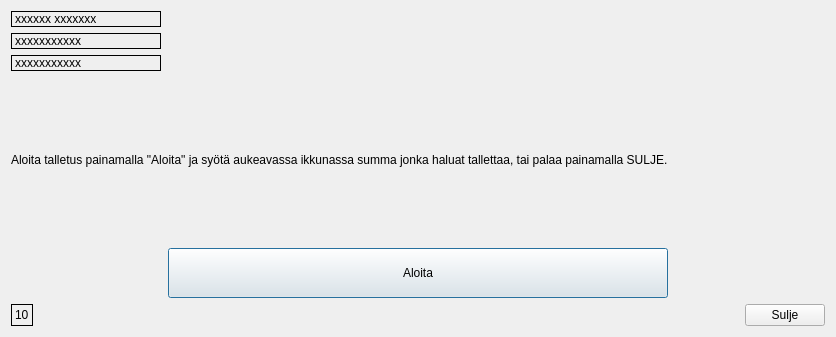
<?xml version="1.0" encoding="UTF-8"?>
<ui version="4.0">
 <class>deposit_instructions</class>
 <widget class="QDialog" name="deposit_instructions">
  <property name="geometry">
   <rect>
    <x>0</x>
    <y>0</y>
    <width>836</width>
    <height>337</height>
   </rect>
  </property>
  <property name="windowTitle">
   <string>Dialog</string>
  </property>
  <layout class="QVBoxLayout" name="verticalLayout_3" stretch="0,1,0">
   <item>
    <layout class="QVBoxLayout" name="verticalLayout_2">
     <item>
      <widget class="QLabel" name="User_name">
       <property name="maximumSize">
        <size>
         <width>150</width>
         <height>20</height>
        </size>
       </property>
       <property name="frameShape">
        <enum>QFrame::Box</enum>
       </property>
       <property name="text">
        <string>xxxxxx xxxxxxx</string>
       </property>
      </widget>
     </item>
     <item>
      <widget class="QLabel" name="Bank_account_num">
       <property name="maximumSize">
        <size>
         <width>150</width>
         <height>20</height>
        </size>
       </property>
       <property name="frameShape">
        <enum>QFrame::Box</enum>
       </property>
       <property name="text">
        <string>xxxxxxxxxxx</string>
       </property>
      </widget>
     </item>
     <item>
      <widget class="QLabel" name="Balance">
       <property name="maximumSize">
        <size>
         <width>150</width>
         <height>20</height>
        </size>
       </property>
       <property name="frameShape">
        <enum>QFrame::Box</enum>
       </property>
       <property name="text">
        <string>xxxxxxxxxxx</string>
       </property>
      </widget>
     </item>
    </layout>
   </item>
   <item>
    <layout class="QVBoxLayout" name="verticalLayout" stretch="1,1">
     <item>
      <widget class="QLabel" name="label">
       <property name="text">
        <string>Aloita talletus painamalla &quot;Aloita&quot; ja syötä aukeavassa ikkunassa summa jonka haluat tallettaa, tai palaa painamalla SULJE.</string>
       </property>
      </widget>
     </item>
     <item>
      <layout class="QHBoxLayout" name="horizontalLayout">
       <item>
        <widget class="QPushButton" name="start">
         <property name="sizePolicy">
          <sizepolicy hsizetype="Fixed" vsizetype="Fixed">
           <horstretch>0</horstretch>
           <verstretch>0</verstretch>
          </sizepolicy>
         </property>
         <property name="maximumSize">
          <size>
           <width>500</width>
           <height>50</height>
          </size>
         </property>
         <property name="text">
          <string>Aloita</string>
         </property>
        </widget>
       </item>
      </layout>
     </item>
    </layout>
   </item>
   <item>
    <layout class="QHBoxLayout" name="horizontalLayout_2">
     <item>
      <widget class="QLabel" name="Time">
       <property name="frameShape">
        <enum>QFrame::Box</enum>
       </property>
       <property name="text">
        <string>10</string>
       </property>
      </widget>
     </item>
     <item>
      <spacer name="horizontalSpacer">
       <property name="orientation">
        <enum>Qt::Horizontal</enum>
       </property>
       <property name="sizeType">
        <enum>QSizePolicy::Expanding</enum>
       </property>
       <property name="sizeHint" stdset="0">
        <size>
         <width>40</width>
         <height>0</height>
        </size>
       </property>
      </spacer>
     </item>
     <item>
      <widget class="QPushButton" name="Close">
       <property name="text">
        <string>Sulje</string>
       </property>
      </widget>
     </item>
    </layout>
   </item>
  </layout>
 </widget>
 <resources/>
 <connections/>
</ui>
